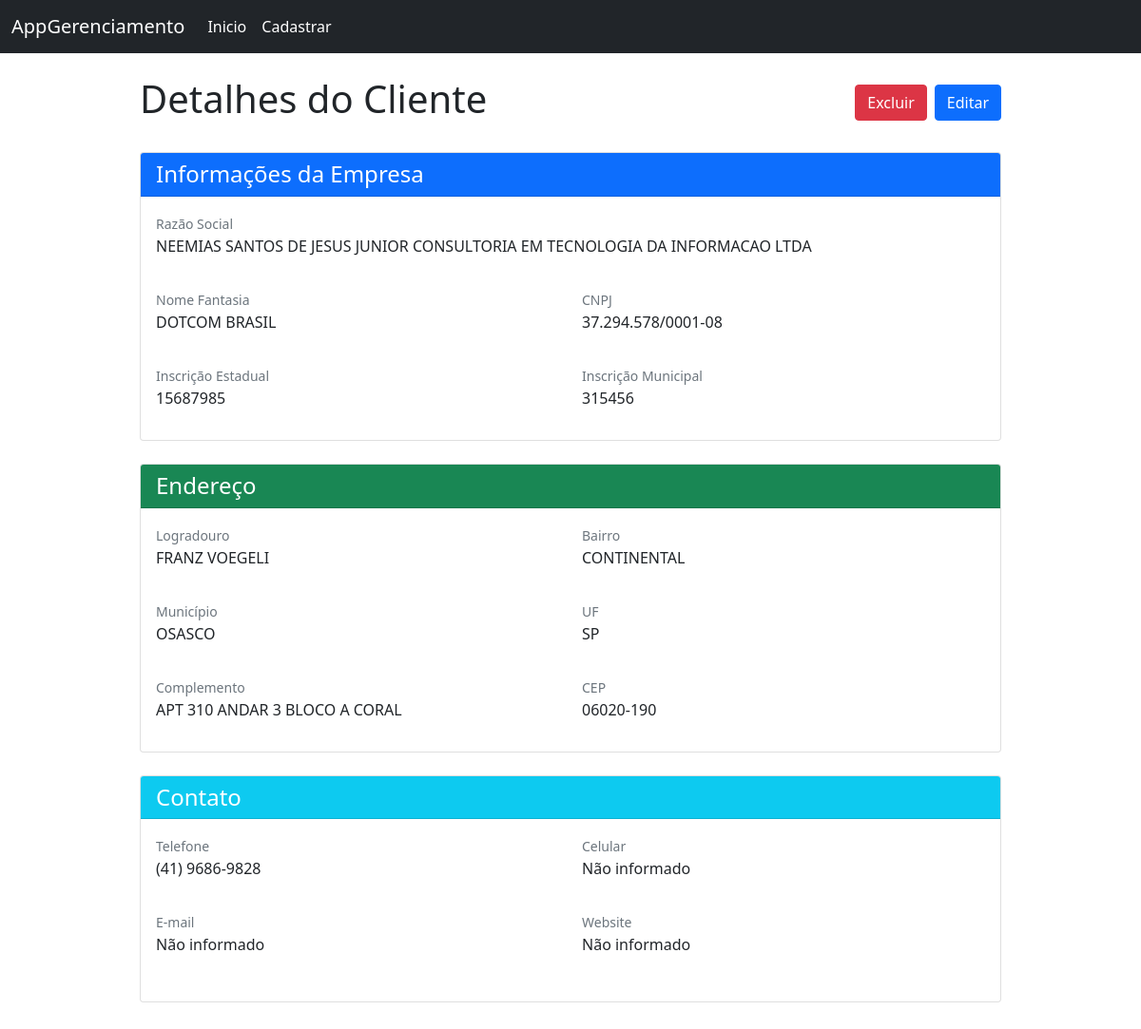
The app's page /clientes/6/ with its own data.
### gerencia/models.py (models this page shows, shortened)
class Clientes(models.Model):
  nome_fantasia = models.CharField(max_length=255, null=False, blank=False, validators=[MinLengthValidator(3)])
  razao_social = models.CharField(max_length=255, null=False, unique=True, validators=[MinLengthValidator(3)])
  cnpj = models.CharField(max_length=14, unique=True, null=False, blank=False, validators=[validar_cnpj, MinLengthValidator(14, 'CNPJ deve conter exatamente 14 dígitos numéricos.')])
  inscricao_municipal = models.CharField(unique=True, validators=[MinLengthValidator(5)])
  inscricao_estadual = models.CharField(unique=True, validators=[MinLengthValidator(5)])
  data_insercao = models.DateTimeField(auto_now_add=True)
  Ultima_edicao = models.DateTimeField(auto_now=True)

class Enderecos(models.Model):
  uf_choices = [
    ('AC', 'AC'), ('AL', 'AL'), ('AP', 'AP'), ('AM', 'AM'),
    ('BA', 'BA'), ('CE', 'CE'), ('DF', 'DF'), ('ES', 'ES'),
    ('GO', 'GO'), ('MA', 'MA'), ('MT', 'MT'), ('MS', 'MS'),
    ('MG', 'MG'), ('PA', 'PA'), ('PB', 'PB'), ('PR', 'PR'),
    ('PE', 'PE'), ('PI', 'PI'), ('RJ', 'RJ'), ('RN', 'RN'),
    ('RS', 'RS'), ('RO', 'RO'), ('RR', 'RR'), ('SC', 'SC'),
    ('SP', 'SP'), ('SE', 'SE'), ('TO', 'TO'),
  ]
  logradoro = models.CharField(max_length=255, null=False, blank=False, validators=[MinLengthValidator(3)])
  complemento = models.CharField(max_length=255, null=True, blank=True)
  bairro = models.CharField(max_length=255, null=False, blank=False, validators=[MinLengthValidator(3)])
  municipio = models.CharField(max_length=255, null=False, blank=False, validators=[MinLengthValidator(3)])
  uf = models.CharField(max_length=2, choices=uf_choices, validators=[MinLengthValidator(2, 'UF deve conter exatamente 2 letras.')])
  cep = models.CharField(max_length=8, null=False, blank=False, validators=[MinLengthValidator(8, 'CEP deve conter exatamente 8 dígitos numéricos.')])
  cliente = models.OneToOneField(Clientes, on_delete=models.CASCADE, related_name="endereco")

class Contatos(models.Model):
  telefone = models.CharField(max_length=10, null=False, blank=False, validators=[MinLengthValidator(10, 'Telefone deve conter 10 dígitos numéricos (DDD + número!).')])
  celular = models.CharField(max_length=11, null=True, blank=True)
  whatsapp = models.BooleanField(default=False)
  email = models.EmailField(max_length=100, null=True, blank=True)
  url = models.URLField(max_length=255, null=True, blank=True)
  cliente = models.OneToOneField(Clientes, on_delete=models.CASCADE, related_name="contatos")

### gerencia/views.py (the view)
# urls.py: path('clientes/<int:pk>/', cliente, name='cliente'),
def cliente(request, pk):
  cliente = get_object_or_404(Clientes.objects.select_related('endereco', 'contatos'), pk=pk)
  context = {'cliente': cliente}
  return render(request, 'cliente.html', context)

### gerencia/templates/cliente.html (shortened to what this page needs)
{% extends 'base.html' %}
{% block content %}
  <div class="container py-4">
    <div class="row justify-content-center">
      <div class="col-md-10">
        <div class="d-flex justify-content-between align-items-center mb-4">
          <h1>Detalhes do Cliente</h1>
          <div class="d-flex gap-2 align-items-center">
              <button id="btnExcluir" type="submit" class="btn btn-danger">Excluir</button>
            <a href="{% url 'edit_cliente' cliente.pk %}" class="btn btn-primary">Editar</a>
          </div>
        </div>
        <div class="card mb-4">
          <div class="card-header bg-primary text-white">
            <h4 class="mb-0">Informações da Empresa</h4>
          </div>
          <div class="card-body">
            <div class="row mb-3">
              <div class="col-md-12">
                <label class="text-muted small">Razão Social</label>
                <p class="fw-semibold">{{ cliente.razao_social }}</p>
              </div>
            </div>
            <div class="row mb-3">
              <div class="col-md-6">
                <label class="text-muted small">Nome Fantasia</label>
                <p class="fw-semibold">{{ cliente.nome_fantasia }}</p>
              </div>
              <div class="col-md-6">
                <label class="text-muted small">CNPJ</label>
                <p id="cnpj" class="fw-semibold">{{ cliente.cnpj }}</p>
              </div>
            </div>
            <div class="row">
              <div class="col-md-6">
                <label class="text-muted small">Inscrição Estadual</label>
                <p class="fw-semibold">{{ cliente.inscricao_estadual|default:"Não informado" }}</p>
              </div>
              <div class="col-md-6">
                <label class="text-muted small">Inscrição Municipal</label>
                <p class="fw-semibold">{{ cliente.inscricao_municipal|default:"Não informado" }}</p>
              </div>
            </div>
          </div>
        </div>
        <div class="card mb-4">
          <div class="card-header bg-success text-white">
            <h4 class="mb-0">Endereço</h4>
          </div>
          <div class="card-body">
            <div class="row mb-3">
              <div class="col-md-6">
                <label class="text-muted small">Logradouro</label>
                <p class="fw-semibold">{{ cliente.endereco.logradoro }}</p>
              </div>
              <div class="col-md-6">
                <label class="text-muted small">Bairro</label>
                <p class="fw-semibold">{{ cliente.endereco.bairro }}</p>
              </div>
            </div>
            <div class="row mb-3">
              <div class="col-md-6">
                <label class="text-muted small">Município</label>
                <p class="fw-semibold">{{ cliente.endereco.municipio }}</p>
              </div>
              <div class="col-md-6">
                <label class="text-muted small">UF</label>
                <p class="fw-semibold">{{ cliente.endereco.uf }}</p>
              </div>
            </div>
            <div class="row">
              <div class="col-md-6">
                <label class="text-muted small">Complemento</label>
                <p class="fw-semibold">{{ cliente.endereco.complemento|default:"Não informado" }}</p>
              </div>
              <div class="col-md-6">
                <label class="text-muted small">CEP</label>
                <p id="cep" class="fw-semibold">{{ cliente.endereco.cep }}</p>
              </div>
            </div>
          </div>
        </div>
        <div class="card mb-4">
          <div class="card-header bg-info text-white">
            <h4 class="mb-0">Contato</h4>
          </div>
          <div class="card-body">
            <div class="row mb-3">
              <div class="col-md-6">
                <label class="text-muted small">Telefone</label>
                <p id="telefone" class="fw-semibold">{{ cliente.contatos.telefone }}</p>
              </div>
              <div class="col-md-6">
                <label class="text-muted small">Celular</label>
                <p class="fw-semibold">
                  {{ cliente.contatos.celular|default:"Não informado" }}
                </p>
              </div>
            </div>
            <div class="row mb-3">
              <div class="col-md-6">
                <label class="text-muted small">E-mail</label>
                {% if cliente.contatos.email %}
                      <p class="fw-semibold">
                        <a href="mailto:{{ cliente.contatos.email }}">{{ cliente.contatos.email }}</a>
                      </p>
                {% else %}
                      <p class="fw-semibold">Não informado</p>
                {% endif %}
              </div>
              <div class="col-md-6">
                <label class="text-muted small">Website</label>
                <p class="fw-semibold">
                  {% if cliente.contatos.url %}
                    <a href="{{ cliente.contatos.url }}" target="_blank">{{ cliente.contatos.url }}</a>
                  {% else %}
                    Não informado
                  {% endif %}
                </p>
              </div>
            </div>
          </div>
        </div>
      </div>
    </div>
  </div>
{% endblock %}

### records on screen
Clientes: razao_social "NEEMIAS SANTOS DE JESUS JUNIOR CONSULTORIA EM TECNOLOGIA DA INFORMACAO LTDA", nome_fantasia "DOTCOM BRASIL", inscricao_estadual "15687985", inscricao_municipal "315456", endereco.logradoro "FRANZ VOEGELI", endereco.bairro "CONTINENTAL", endereco.municipio "OSASCO", endereco.uf "SP", endereco.complemento "APT 310 ANDAR 3 BLOCO A CORAL", contatos.celular "Não informado"
